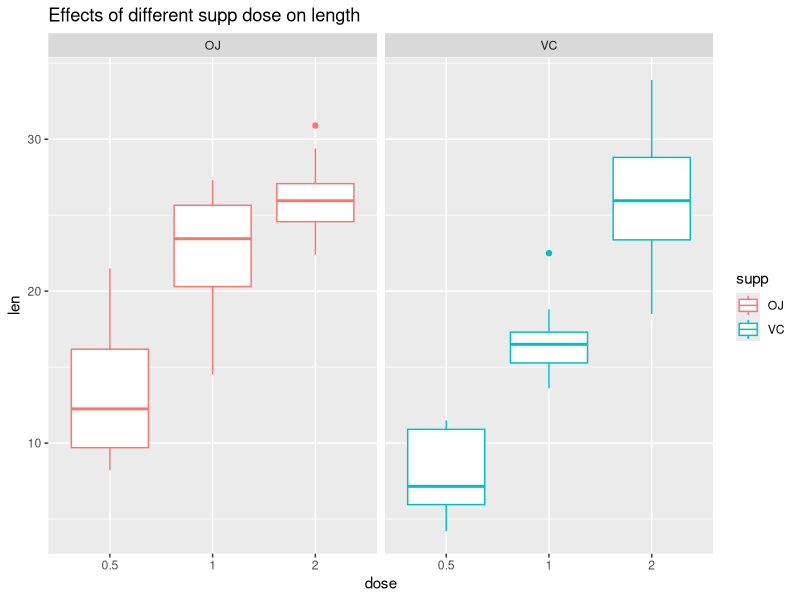

This figure's R source:
## ---- chunk 1
## We load the ToothGrowth datasets
data(ToothGrowth)

## Give the summary of the data
summary(ToothGrowth)

## We also give the str information of ToothGrowth
str(ToothGrowth)
## ---- chunk 2
## Let's use ggplot2 package
library(ggplot2)
g <- ggplot(ToothGrowth, aes(x = dose, y=len)) + geom_boxplot(aes(factor(dose),color=supp)) + facet_grid(.~supp) + labs(title = "Effects of different supp dose on length")
print(g)
## ---- chunk 3
## We import dplyr package
library(dplyr)

## Let's group the data by the supp and dose and treat len as a variable
groupdata <- group_by(ToothGrowth, supp, dose)

## Now we can give a summary of the group data 
sumdata <- summarize(groupdata, LenMean = mean(len), LenSd = sd(len), number = n())
print(sumdata)
## ---- chunk 4
## With Sumdata above, let's first select out dose = 0.5 mg subdata
row0.5 <- which(sumdata$dose == 0.5)
subdata0.5 <- sumdata[row0.5,]

## Let's print out the subdata of dose = 0.5
print(subdata0.5)

## Let's check the t confidence inteval
## First take the LenMean difference
Diff_lenmean0.5 <- subdata0.5$LenMean[1] - subdata0.5$LenMean[2]

## 95% t confidence interval
Diff_lenmean0.5 + c(-1,1)*qt(0.975, 18)*sqrt(subdata0.5$LenSd[1]^2/10 + subdata0.5$LenSd[2]^2/10)

## ---- chunk 5
## With Sumdata above, let's first select out dose = 1 mg subdata
row1 <- which(sumdata$dose == 1)
subdata1 <- sumdata[row1,]

## Let's print out the subdata of dose = 1
print(subdata1)

## Let's check the t confidence inteval
## First take the LenMean difference
Diff_lenmean1 <- subdata1$LenMean[1] - subdata1$LenMean[2]

## 95% t confidence interval
Diff_lenmean1 + c(-1,1)*qt(0.975, 18)*sqrt(subdata1$LenSd[1]^2/10 + subdata1$LenSd[2]^2/10)
## ---- chunk 6
## With sumdata above, let's first select out dose = 2 mg subdata
row2 <- which(sumdata$dose == 2)
subdata2 <- sumdata[row2,]

## Let's print out the subdata of dose = 2
print(subdata2)

## Let's check the t confidence inteval
## First take the LenMean difference
Diff_lenmean2 <- subdata2$LenMean[1] - subdata2$LenMean[2]

## 95% t confidence interval
Diff_lenmean2 + c(-1,1)*qt(0.975, 18)*sqrt(subdata2$LenSd[1]^2/10 + subdata2$LenSd[2]^2/10)
